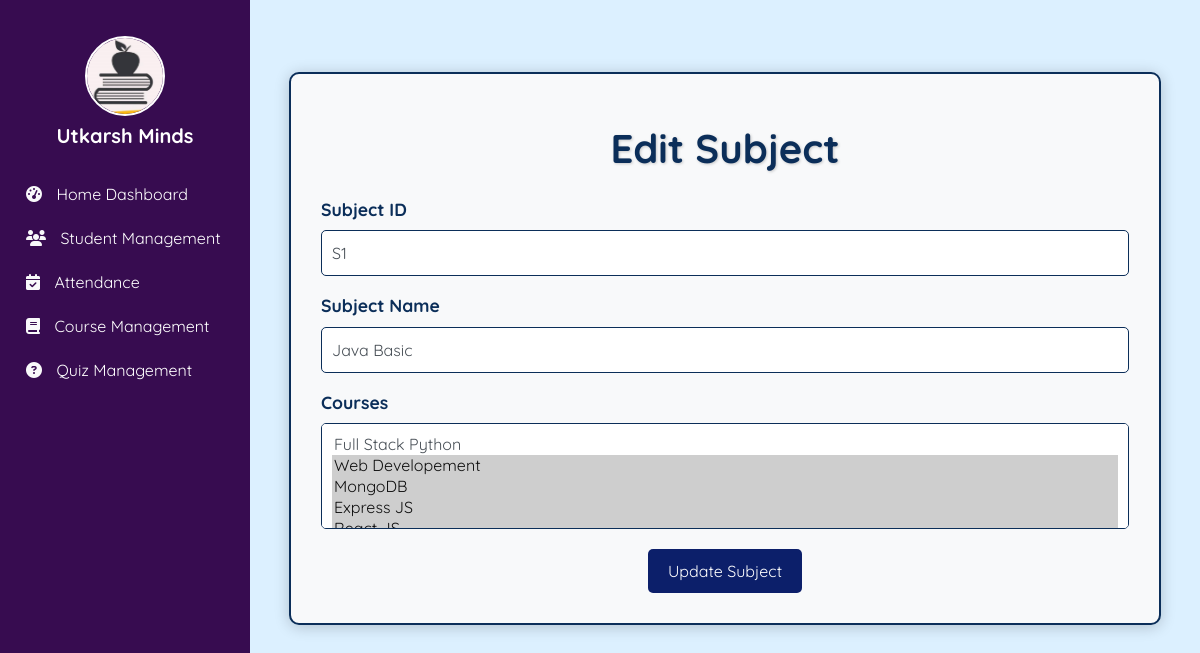
The page /coursemgt/subject_update/S1 on the database its author committed.
### coursemgt/models.py (models this page shows, shortened)
class Subject(models.Model):
    sb_id = models.TextField(primary_key=True)
    sbname = models.CharField(max_length=255)
    courses = models.ManyToManyField(Course, related_name='subjects')

class Course(models.Model):
    c_id = models.TextField(primary_key=True)
    cname = models.CharField(max_length=255)
    cduration = models.IntegerField()

### coursemgt/views.py (the view)
# urls.py: path("subject_update/<str:sb_id>", views.subject_update),
def subject_update(request, sb_id):
    s=Subject.objects.get(pk=sb_id)
    courses = Course.objects.all()
    return render(request, "coursemgt/subject_update.html",{'s':s, 'courses': courses})

### coursemgt/templates/coursemgt/subject_update.html (shortened to what this page needs)
{% extends "base.html" %}
{% block body %}
<div class="container mt-5">
    <div class="card">
        <h1 class="text-center mb-4">Edit Subject</h1>
        <form action="/coursemgt/subject_do_update/{{ s.sb_id }}" method="POST" class="form">
            <div class="form-group">
                <label for="sb_id" class="form-label">Subject ID</label>
                <input type="text" name="sb_id" id="sb_id" value="{{ s.sb_id }}" class="form-control" required
                       placeholder="Enter Subject ID" data-toggle="tooltip" title="Enter a unique Subject ID">
            </div>
            <div class="form-group">
                <label for="sbname" class="form-label">Subject Name</label>
                <input type="text" name="sbname" id="sbname" value="{{ s.sbname }}" class="form-control" required
                       placeholder="Enter Subject Name" data-toggle="tooltip" title="Enter the name of the Subject">
            </div>
            <div class="form-group mb-3">
                <label for="courses" class="form-label">Courses</label>
                <select name="courses" id="courses" class="form-control" multiple required>
                    {% for course in courses %}
                    <option value="{{ course.c_id }}" {% if course in s.courses.all %} selected {% endif %}>
                        {{ course.cname }}
                    </option>
                    {% endfor %}
                </select>
            </div>
            <div class="text-center">
                <button type="submit" class="btn btn-custom">Update Subject</button>
            </div>
        </form>
    </div>
</div>
{% endblock body %}

### static/css/base_style.css (style rules this page uses)
body { margin: 0; padding: 0; font-family: "Quicksand", sans-serif; font-optical-sizing: auto; font-style: normal; }

### coursemgt/templates/coursemgt/subject_update.html (style rules this page uses)
.card { border: 2px solid #0b2e59; border-radius: 10px; box-shadow: 0 2px 15px rgba(0, 0, 0, 0.2); padding: 30px; background-color: #f8f9fa; margin-bottom: 20px; }
h1 { font-size: 2.5rem; font-weight: bold; color: #0b2e59; text-shadow: 1px 1px 3px rgba(0, 0, 0, 0.2); }
.form-label { font-weight: bold; font-size: 1.1rem; color: #0b2e59; }
.form-control { border-radius: 5px; border: 1px solid #0b2e59; padding: 10px; transition: border-color 0.3s, box-shadow 0.3s; background-color: #ffffff; width: 100%; }
.btn-custom { background-color: #0c1f6a; color: white; border: none; border-radius: 5px; padding: 10px 20px; font-size: 1rem; transition: background-color 0.3s, transform 0.2s; }
.text-center { text-align: center; margin-top: 20px; }

### templates/base.html (style rules this page uses)
body { background: rgb(220,240,255); background: linear-gradient(0deg, rgba(220,240,255,1) 0%); }
.d-flex { display: flex; }
.min-vh-100 { min-height: 100vh; }

### rows shown on the page
Subject: sb_id "S1", sbname "Java Basic", courses "Full Stack Python / Web Developement ☑ / MongoDB ☑ / Express JS ☑"
